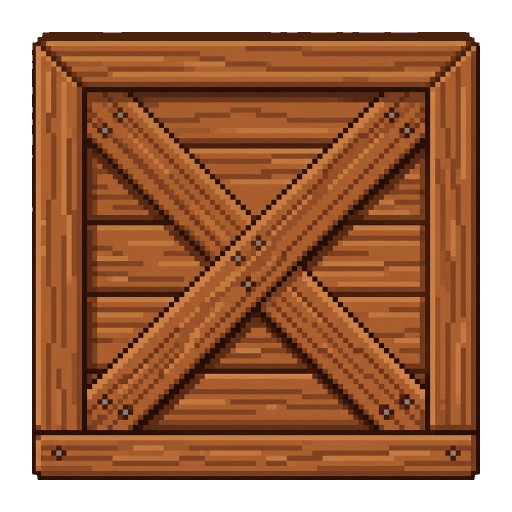
#> input picture assets-sources/tuiles/caisse-base.png, 1024 x 1024 px (shown at 1/2 size)
$ python fixe-tuiles.py
#> lines starting #> are read from the running program, lines starting #| are printed output that depends on the picture
#> in main, source is the input picture: PIL image 1024x1024 RGBA; mean R, G, B, A 165.3, 59.8, 84.1, 194.9
### outils/prepare_instrument.py
"""Remet les sprites « avec instrument » sur leur grille réelle, puis les agrandit au plus proche voisin à ~240 px de haut.

Les fichiers de 1024 px ont des cases de tailles différentes (2, 5, 10 ou 11 px) : on détecte la grille par la position
des contours, on lit le centre de chaque case, puis on agrandit d'un facteur choisi pour que tous les héros fassent
à peu près la même hauteur. Le résultat est l'« espace de travail » où se définissent les gabarits.
"""
import pathlib

import numpy as np
from PIL import Image

RACINE = pathlib.Path(__file__).resolve().parent.parent
SRC = RACINE / 'assets-sources' / 'heros'
# nom : (fichier, taille d'une case dans le fichier, agrandissement de la case en pixels de travail)
SPECS = {
    'tom': ('tom-guitare-base.png', 2.0, 1.0),
    'jbm': ('jbm-instrument-base.png', 10.0, 2.5),
    'jbt': ('jbt-instrument-base.png', 10.0, 2.5),
    'mat': ('mat-instrument-base.png', 11.0, 2.75),
    'jbg': ('jbg-instrument-base.png', 5.0, 1.25),
}


def origine(contours, case):
    """Position (modulo la case) où commencent les cases : là où tombent les contours."""
    pos = np.nonzero(contours)[0] + 1
    return int(np.bincount((np.round(pos % case)).astype(int) % max(1, int(round(case)))).argmax())


# [13 lines left out: function espace_de_travail, not called in this run]


# [19 lines that do not run on import are left out]


def detecte_case(a):
    """Taille d'une case du sprite dans le fichier : la plus grande période où tous les contours s'alignent."""
    rgb = a[..., :3].astype(int)
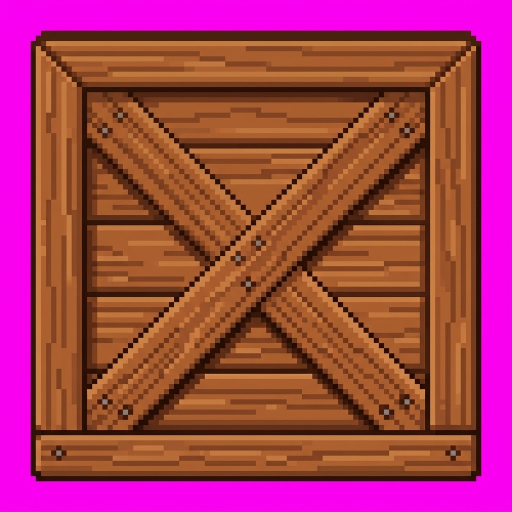
#> rgb: shape (1024, 1024, 3) int64 (shown at 1/2 size); mean R, G, B 165.3, 59.8, 84.1
    d = (np.abs(np.diff(rgb, axis=1)).sum(-1) > 40).sum(0)
#> d = 1023 values, max 872 at index 61, min 0 at index 0, mean 47.73
    pos = np.arange(len(d))
#> pos = 1023 values from 0 to 1022
    meilleure = 2.0
    for t in np.arange(1.5, 12.0, 0.01):
        ang = 2 * np.pi * (pos % t) / t
        if abs((d * np.exp(1j * ang)).sum()) / max(1, d.sum()) > 0.97:
            meilleure = t
    return float(meilleure)


def natif_et_case(chemin):
    """Le sprite remis sur sa grille réelle (un pixel par case), et la taille de case détectée."""
    a = np.array(Image.open(chemin).convert('RGBA'))
    case = detecte_case(a)
#> case = 2
    rgb = a[..., :3].astype(int)
    ox = origine((np.abs(np.diff(rgb, axis=1)).sum(-1) > 40).any(0), case)
#> in origine, `pos = np.nonzero(contours)[0] + 1`: pos = 231 values from 60 to 965
#> ox = 0
    oy = origine((np.abs(np.diff(rgb, axis=0)).sum(-1) > 40).any(1), case)
#> oy = 0
    ny, nx = int((a.shape[0] - oy) // case), int((a.shape[1] - ox) // case)
#> ny = 512; nx = 512
    ys = np.clip((oy + (np.arange(ny) + 0.5) * case).astype(int), 0, a.shape[0] - 1)
#> ys = 512 values from 1 to 1023
    xs = np.clip((ox + (np.arange(nx) + 0.5) * case).astype(int), 0, a.shape[1] - 1)
#> xs = 512 values from 1 to 1023
    return a[np.ix_(ys, xs)], case

### outils/fixe-tuiles.py
#!/usr/bin/env python3
"""Tuiles fournies en sprite (caisse, caisson de basses) : remises sur leur grille de pixels, recadrées, agrandies sans
lissage à 96 × 96 (6 pixels d'image par pixel du jeu, la tuile fait 16 px).

Usage : python3 outils/fixe-tuiles.py      (Pillow et numpy requis)

Entrées : assets-sources/tuiles/<nom>-base.png     Sorties : public/sprites/tuile-<nom>.png (voir IMAGES_TUILES dans
src/rendu/atlas-tuiles.ts)
"""
import pathlib
import sys

import numpy as np
from PIL import Image

sys.path.insert(0, str(pathlib.Path(__file__).resolve().parent))
from prepare_instrument import natif_et_case

RACINE = pathlib.Path(__file__).resolve().parent.parent
COTE = 96
TUILES = ['caisse', 'caisson', 'caisson-rose', 'tonneau-wog', 'tonneau-or', 'bois']
# les tuiles qui gardent leurs proportions (un tonneau n'est pas carré) : centrées en bas de la case, et agrandies d'un
# facteur ENTIER (3) : chaque pixel de l'artiste reste un carré net, sans les pixels inégaux d'un redimensionnement
PROPORTIONS = {'tonneau-wog', 'tonneau-or'}
FACTEUR_ENTIER = 3


# les tonneaux dessinés en grand (1024 px) : le dessin entier est réduit avec un filtre de qualité (comme la caisse) à cette
# hauteur, centré en bas de sa case carrée ; les plus petits (pixel art de 128 px) sont agrandis par un facteur entier, plus bas
HAUTEUR_TONNEAU = 120


def tonneau_grand(nom, image):
    ys, xs = np.nonzero(np.array(image)[..., 3])
    dessin = image.crop((xs.min(), ys.min(), xs.max() + 1, ys.max() + 1))
    h = HAUTEUR_TONNEAU
    w = round(dessin.width * h / dessin.height)
    case = Image.new('RGBA', (h, h), (0, 0, 0, 0))
    case.alpha_composite(dessin.resize((w, h), Image.LANCZOS), ((h - w) // 2, 0))
    case.save(RACINE / 'public' / 'sprites' / f'tuile-{nom}.png')
    print(f'tuile-{nom}.png : {dessin.width}x{dessin.height} -> {w}x{h} dans {h}x{h}')


def main():
    for nom in TUILES:
        source = Image.open(RACINE / 'assets-sources' / 'tuiles' / f'{nom}-base.png').convert('RGBA')
        if nom in PROPORTIONS and source.width >= 512:
            tonneau_grand(nom, source)
            continue
        nat, _ = natif_et_case(RACINE / 'assets-sources' / 'tuiles' / f'{nom}-base.png')
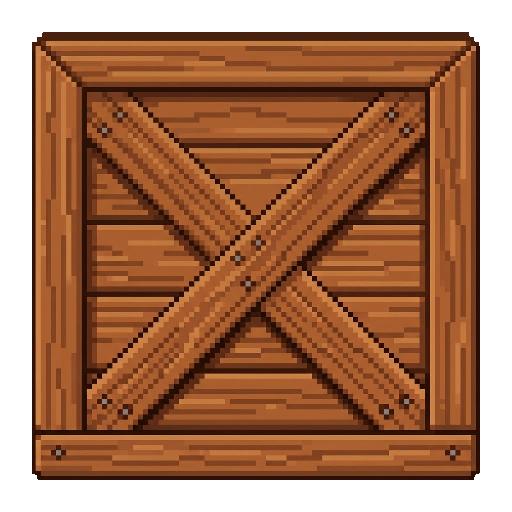
#> nat: shape (512, 512, 4); mean of channels 0, 1, 2, 3 165.3, 60, 84, 195; transparent parts drawn white
        ys, xs = np.nonzero(nat[..., 3])
        nat = nat[ys.min() : ys.max() + 1, xs.min() : xs.max() + 1]
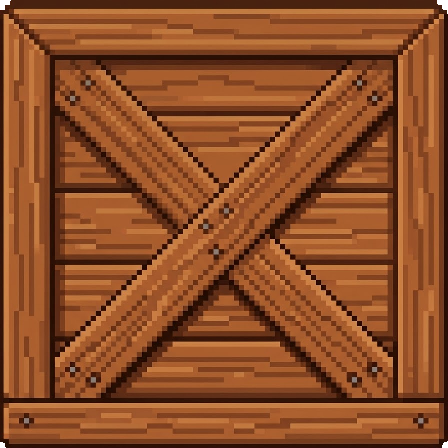
#> nat: shape (448, 448, 4); mean of channels 0, 1, 2, 3 141.9, 77.8, 39.1, 254.7; transparent parts drawn white
        h, w = nat.shape[:2]
#> h = 448; w = 448
        if nom in PROPORTIONS:
            cote = FACTEUR_ENTIER * max(h, w)
            agrandi = np.repeat(np.repeat(nat, FACTEUR_ENTIER, axis=0), FACTEUR_ENTIER, axis=1)
            nh, nw = agrandi.shape[:2]
            case = Image.new('RGBA', (cote, cote), (0, 0, 0, 0))
            case.alpha_composite(Image.fromarray(agrandi), ((cote - nw) // 2, cote - nh))
            case.save(RACINE / 'public' / 'sprites' / f'tuile-{nom}.png')
            print(f'tuile-{nom}.png : {w}x{h} pixels d’origine -> {cote}x{cote}, pixels ×{FACTEUR_ENTIER}')
            continue
        yy = np.minimum((np.arange(COTE) * h / COTE).astype(int), h - 1)
#> yy = 96 values from 0 to 443
        xx = np.minimum((np.arange(COTE) * w / COTE).astype(int), w - 1)
#> xx = 96 values from 0 to 443
        Image.fromarray(nat[np.ix_(yy, xx)]).save(RACINE / 'public' / 'sprites' / f'tuile-{nom}.png')
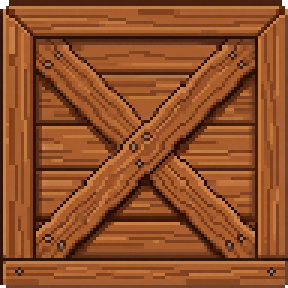
#> saved as tuile-caisse.png: PIL image 96x96 RGBA (shown 3 times larger); mean R, G, B, A 143.2, 79.2, 40.2, 254.6; transparent parts drawn white
        print(f'tuile-{nom}.png : {w}x{h} pixels d’origine -> {COTE}x{COTE}')
#| tuile-caisse.png : 448x448 pixels d’origine -> 96x96


if __name__ == '__main__':
#> (the run stopped early here; a loop or call above may not have finished)
